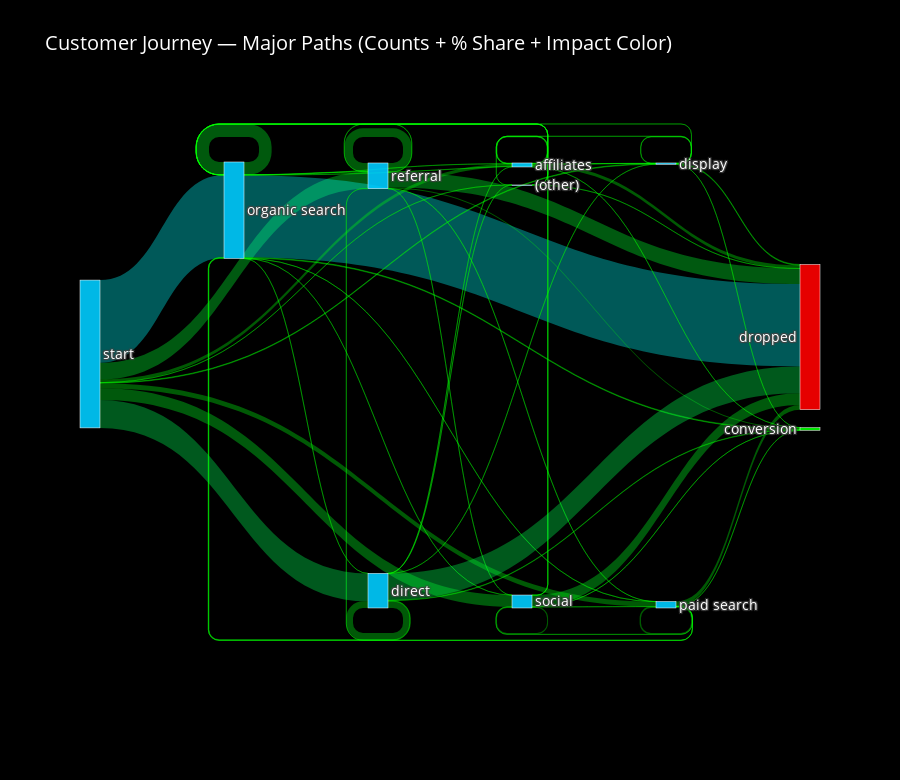

This figure's notebook cell:
### Code cell
sankey_plot = generate_sankey_pro(df_paths)

### Figure 1 — Plotly figure (JSON) as saved in the notebook; plotly's stock layout.template omitted (floating-point values rounded to 4 significant figures)
{"data": [{"link": {"color": ["rgba(0,255,51,0.35)", "rgba(0,255,47,0.35)", "rgba(0,255,26,0.35)", "rgba(0,255,36,0.35)", "rgba(0,255,36,0.35)", "rgba(0,255,3,0.35)", "rgba(0,255,15,0.35)", "rgba(0,255,14,0.35)", "rgba(0,255,255,0.35)", "rgba(0,255,253,0.35)", "rgba(0,255,3,0.35)", "rgba(0,255,4,0.35)", "rgba(0,255,0,0.35)", "rgba(0,255,38,0.35)", "rgba(0,255,0,0.35)", "rgba(0,255,0,0.35)", "rgba(0,255,2,0.35)", "rgba(0,255,0,0.35)", "rgba(0,255,0,0.35)", "rgba(0,255,0,0.35)", "rgba(0,255,0,0.35)", "rgba(0,255,0,0.35)", "rgba(0,255,0,0.35)", "rgba(0,255,0,0.35)", "rgba(0,255,0,0.35)", "rgba(0,255,0,0.35)", "rgba(0,255,0,0.35)", "rgba(0,255,0,0.35)", "rgba(0,255,9,0.35)", "rgba(0,255,9,0.35)", "rgba(0,255,86,0.35)", "rgba(0,255,82,0.35)", "rgba(0,255,20,0.35)", "rgba(0,255,1,0.35)", "rgba(0,255,1,0.35)", "rgba(0,255,0,0.35)", "rgba(0,255,2,0.35)", "rgba(0,255,2,0.35)", "rgba(0,255,2,0.35)", "rgba(0,255,1,0.35)", "rgba(0,255,0,0.35)", "rgba(0,255,0,0.35)", "rgba(0,255,0,0.35)", "rgba(0,255,0,0.35)", "rgba(0,255,0,0.35)", "rgba(0,255,0,0.35)", "rgba(0,255,0,0.35)", "rgba(0,255,0,0.35)", "rgba(0,255,0,0.35)", "rgba(0,255,0,0.35)", "rgba(0,255,0,0.35)", "rgba(0,255,0,0.35)", "rgba(0,255,0,0.35)", "rgba(0,255,0,0.35)", "rgba(0,255,0,0.35)"], "customdata": [5.063, 4.724, 2.644, 3.571, 3.561, 0.3237, 1.497, 1.448, 25.13, 25.01, 0.3587, 0.4161, 0.06723, 3.834, 0.03362, 0.04717, 0.222, 0.007862, 0.01193, 0.03741, 0.009489, 0.02467, 0.04934, 0.02304, 0.01166, 0.004609, 0.01112, 0.002982, 0.9386, 0.9792, 8.477, 8.126, 2.028, 0.1369, 0.1773, 0.04582, 0.2017, 0.2532, 0.209, 0.125, 0.01952, 0.01816, 0.05802, 0.02169, 0.008133, 0.02088, 0.00244, 0.001356, 0.001084, 0.001084, 0.0002711, 0.0002711, 0.0002711, 0.0002711, 0.0005422], "hovertemplate": "Path: %{source.label} → %{target.label}<br>Transitions: %{value:,}<br>Flow Share: %{customdata:.2f}%<extra></extra>", "label": ["18,675 (5.1%)", "17,425 (4.7%)", "9,754 (2.6%)", "13,171 (3.6%)", "13,136 (3.6%)", "", "5,523 (1.5%)", "5,340 (1.4%)", "92,696 (25.1%)", "92,264 (25.0%)", "", "", "", "14,141 (3.8%)", "", "", "", "", "", "", "", "", "", "", "", "", "", "", "3,462 (0.9%)", "3,612 (1.0%)", "31,267 (8.5%)", "29,972 (8.1%)", "7,482 (2.0%)", "", "", "", "", "", "", "", "", "", "", "", "", "", "", "", "", "", "", "", "", "", ""], "source": [1, 4, 4, 1, 5, 5, 1, 6, 1, 0, 4, 6, 0, 0, 0, 6, 0, 5, 6, 6, 5, 5, 4, 4, 4, 5, 0, 6, 1, 7, 1, 3, 3, 3, 3, 0, 1, 8, 7, 8, 8, 3, 0, 7, 8, 3, 0, 7, 1, 10, 10, 8, 3, 10, 7], "target": [4, 2, 4, 5, 2, 5, 6, 2, 0, 2, 9, 6, 4, 0, 6, 0, 9, 0, 4, 9, 9, 4, 0, 5, 6, 6, 5, 5, 7, 2, 3, 2, 3, 9, 0, 7, 8, 2, 7, 8, 0, 7, 8, 0, 9, 8, 3, 9, 10, 2, 0, 7, 10, 10, 8], "value": [18675, 17425, 9754, 13171, 13136, 1194, 5523, 5340, 92696, 92264, 1323, 1535, 248, 14141, 124, 174, 819, 29, 44, 138, 35, 91, 182, 85, 43, 17, 41, 11, 3462, 3612, 31267, 29972, 7482, 505, 654, 169, 744, 934, 771, 461, 72, 67, 214, 80, 30, 77, 9, 5, 4, 4, 1, 1, 1, 1, 2]}, "node": {"color": ["rgba(0, 204, 255, 0.9)", "rgba(0, 204, 255, 0.9)", "rgba(255,0,0,0.9)", "rgba(0, 204, 255, 0.9)", "rgba(0, 204, 255, 0.9)", "rgba(0, 204, 255, 0.9)", "rgba(0, 204, 255, 0.9)", "rgba(0, 204, 255, 0.9)", "rgba(0, 204, 255, 0.9)", "rgba(0,255,0,0.9)", "rgba(0, 204, 255, 0.9)"], "label": ["organic search", "start", "dropped", "direct", "referral", "social", "paid search", "affiliates", "display", "conversion", "(other)"], "line": {"color": "white", "width": 0.5}, "pad": 18, "thickness": 20}, "type": "sankey"}], "layout": {"font": {"color": "white", "size": 14}, "height": 780, "paper_bgcolor": "black", "plot_bgcolor": "black", "title": {"text": "Customer Journey — Major Paths (Counts + % Share + Impact Color)"}}}
